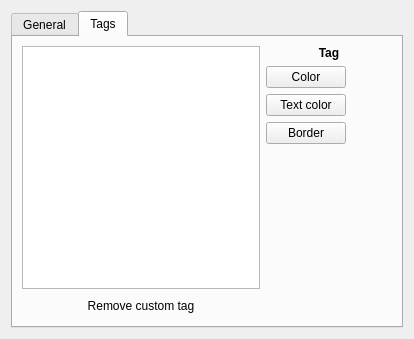
<?xml version="1.0" encoding="UTF-8"?>
<ui version="4.0">
 <class>Preferences</class>
 <widget class="QWidget" name="Preferences">
  <property name="geometry">
   <rect>
    <x>0</x>
    <y>0</y>
    <width>414</width>
    <height>339</height>
   </rect>
  </property>
  <property name="windowTitle">
   <string>Preferences</string>
  </property>
  <layout class="QVBoxLayout" name="verticalLayout">
   <item>
    <widget class="QTabWidget" name="tab">
     <property name="currentIndex">
      <number>1</number>
     </property>
     <widget class="QWidget" name="widget_2">
      <attribute name="title">
       <string>General</string>
      </attribute>
      <layout class="QVBoxLayout" name="verticalLayout_3">
       <item>
        <widget class="QGroupBox" name="groupBox_2">
         <property name="enabled">
          <bool>false</bool>
         </property>
         <property name="title">
          <string>General</string>
         </property>
         <layout class="QVBoxLayout" name="verticalLayout_2">
          <item>
           <widget class="QCheckBox" name="checkBox">
            <property name="text">
             <string>Auto save</string>
            </property>
           </widget>
          </item>
          <item>
           <widget class="QCheckBox" name="checkBox_2">
            <property name="text">
             <string>Open last notebooks on startup</string>
            </property>
           </widget>
          </item>
         </layout>
        </widget>
       </item>
       <item>
        <widget class="QGroupBox" name="groupBox">
         <property name="title">
          <string>Clouds</string>
         </property>
         <layout class="QFormLayout" name="formLayout">
          <property name="fieldGrowthPolicy">
           <enum>QFormLayout::ExpandingFieldsGrow</enum>
          </property>
          <property name="rowWrapPolicy">
           <enum>QFormLayout::WrapLongRows</enum>
          </property>
          <item row="0" column="0">
           <widget class="QLabel" name="label">
            <property name="text">
             <string>Minimum size words:</string>
            </property>
           </widget>
          </item>
          <item row="0" column="1">
           <widget class="QSpinBox" name="spnWordsMinSize"/>
          </item>
          <item row="2" column="0" colspan="2">
           <widget class="QLineEdit" name="txtWordsExclude"/>
          </item>
          <item row="1" column="0" colspan="2">
           <widget class="QLabel" name="label_2">
            <property name="text">
             <string>Exclude those words (coma speparated):</string>
            </property>
           </widget>
          </item>
         </layout>
        </widget>
       </item>
      </layout>
     </widget>
     <widget class="QWidget" name="tab_2">
      <attribute name="title">
       <string>Tags</string>
      </attribute>
      <layout class="QHBoxLayout" name="horizontalLayout_6">
       <item>
        <layout class="QVBoxLayout" name="verticalLayout_4">
         <item>
          <widget class="QListWidget" name="lstTags"/>
         </item>
         <item>
          <layout class="QHBoxLayout" name="horizontalLayout">
           <item>
            <widget class="QPushButton" name="btnTagRemove">
             <property name="text">
              <string>Remove custom tag</string>
             </property>
             <property name="icon">
              <iconset theme="list-remove"/>
             </property>
             <property name="flat">
              <bool>true</bool>
             </property>
            </widget>
           </item>
          </layout>
         </item>
        </layout>
       </item>
       <item>
        <widget class="QWidget" name="widget" native="true">
         <layout class="QVBoxLayout" name="verticalLayout_5">
          <property name="leftMargin">
           <number>0</number>
          </property>
          <property name="topMargin">
           <number>0</number>
          </property>
          <property name="rightMargin">
           <number>0</number>
          </property>
          <property name="bottomMargin">
           <number>0</number>
          </property>
          <item>
           <layout class="QHBoxLayout" name="horizontalLayout_4">
            <item>
             <widget class="QLabel" name="lblTag">
              <property name="font">
               <font>
                <weight>75</weight>
                <bold>true</bold>
               </font>
              </property>
              <property name="text">
               <string>Tag</string>
              </property>
              <property name="alignment">
               <set>Qt::AlignCenter</set>
              </property>
             </widget>
            </item>
           </layout>
          </item>
          <item>
           <layout class="QHBoxLayout" name="horizontalLayout_2">
            <item>
             <widget class="QPushButton" name="btnColor">
              <property name="text">
               <string>Color</string>
              </property>
             </widget>
            </item>
            <item>
             <widget class="QPushButton" name="btnClearColor">
              <property name="text">
               <string/>
              </property>
              <property name="icon">
               <iconset theme="edit-clear">
                <normaloff/>
               </iconset>
              </property>
              <property name="flat">
               <bool>true</bool>
              </property>
             </widget>
            </item>
           </layout>
          </item>
          <item>
           <layout class="QHBoxLayout" name="horizontalLayout_3">
            <item>
             <widget class="QPushButton" name="btnTextColor">
              <property name="text">
               <string>Text color</string>
              </property>
             </widget>
            </item>
            <item>
             <widget class="QPushButton" name="btnClearTextColor">
              <property name="text">
               <string/>
              </property>
              <property name="icon">
               <iconset theme="edit-clear">
                <normaloff/>
               </iconset>
              </property>
              <property name="flat">
               <bool>true</bool>
              </property>
             </widget>
            </item>
           </layout>
          </item>
          <item>
           <layout class="QHBoxLayout" name="horizontalLayout_5">
            <item>
             <widget class="QPushButton" name="btnBorderColor">
              <property name="text">
               <string>Border</string>
              </property>
             </widget>
            </item>
            <item>
             <widget class="QPushButton" name="btnClearBorderColor">
              <property name="text">
               <string/>
              </property>
              <property name="icon">
               <iconset theme="edit-clear">
                <normaloff/>
               </iconset>
              </property>
              <property name="flat">
               <bool>true</bool>
              </property>
             </widget>
            </item>
           </layout>
          </item>
          <item>
           <spacer name="verticalSpacer">
            <property name="orientation">
             <enum>Qt::Vertical</enum>
            </property>
            <property name="sizeHint" stdset="0">
             <size>
              <width>20</width>
              <height>40</height>
             </size>
            </property>
           </spacer>
          </item>
         </layout>
        </widget>
       </item>
      </layout>
     </widget>
    </widget>
   </item>
  </layout>
 </widget>
 <resources/>
 <connections/>
</ui>
